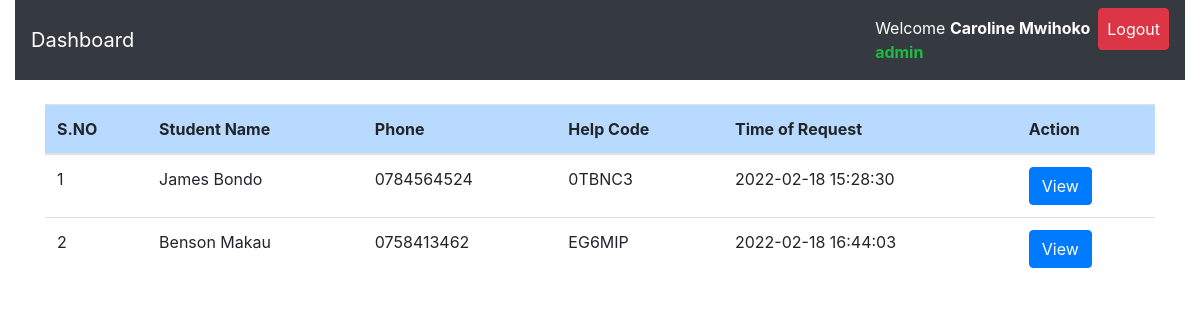
Page /admin/inqueue.php (signed in) on the committed database.
### tables this page shows
CREATE TABLE `request_status` (
  `id` int(11) NOT NULL,
  `helpID` varchar(50) NOT NULL,
  `status` varchar(50) DEFAULT 'Pending',
  `admNo` varchar(255) NOT NULL,
  `timestamp` datetime NOT NULL DEFAULT CURRENT_TIMESTAMP
);

CREATE TABLE `student_details` (
  `regNum` varchar(255) NOT NULL,
  `firstname` varchar(255) NOT NULL,
  `lastname` varchar(255) NOT NULL,
  `emailaddress` varchar(255) NOT NULL,
  `phonenumber` varchar(15) NOT NULL,
  `password` varchar(255) NOT NULL,
  `date` datetime NOT NULL DEFAULT CURRENT_TIMESTAMP
);

### admin/inqueue.php (the view, shortened to what this page needs)
<?php
include 'server.php';
?>
<!DOCTYPE html>
<html lang="en">
<?php
include 'header.php';
?>
  <body>
    <div class="container-fluid" id="mynav">
  <nav class="navbar navbar-expand-lg navbar-dark bg-dark">
  <a class="navbar-brand" href="#">Dashboard</a>
  <div class="collapse navbar-collapse" id="navbarSupportedContent">
    <ul class="navbar-nav ml-auto">
      <?php
     if($_SESSION['admin_id']){ ?>
      <li class="nav-item active">
      <a class="nav-link" href="javascript:void(0)">
      <?php echo "Welcome ". "<strong style='color:white;'>".$_SESSION['admin_firstname']." ".$_SESSION['admin_lastname']."</strong>  <br>"."<strong style='color:#21B941;'> ".$_SESSION['admin_rank']."</strong>";  ?> </a>
      </li>
      <li class="nav-item active">
        <a class="nav-link btn btn-danger" href="logout.php">Logout </a>
      </li>
         <?php
  }
 ?>
    </ul>
  </div>
</nav>
</div>
<div class="container mt-4">
<div class="table-responsive-lg">
    <table class="table">
        <thead>
            <tr >
              <th scope="col" class="table-primary">S.NO</th>
              <th scope="col" class="table-primary">Student Name</th>
              <th scope="col" class="table-primary">Phone</th>
              <th scope="col" class="table-primary">Help Code</th>
              <th scope="col" class="table-primary">Time of Request</th>
              <th scope="col" class="table-primary">Action</th>
            </tr>
          </thead>
          <tbody>
    <?php
    if($_SESSION['admin_id']){
        $data_fetch_query = "SELECT request_status.id, request_status.helpID,request_status.status,
        request_status.admNo,request_status.timestamp,student_details.regNum,student_details.regNum,
        student_details.firstname,student_details.lastname,student_details.phonenumber
        FROM request_status
        INNER JOIN student_details ON request_status.admNo = student_details.regNum  WHERE request_status.status ='Pending' order by request_status.id;";
        $data_result = mysqli_query($db, $data_fetch_query);
        if ($data_result->num_rows > 0){
            while($row = $data_result->fetch_assoc()) {
            $help_code=$row["helpID"];
        echo "<tr> <td>" . $row["id"]. "</td>";
        echo "<td>" .$row["firstname"]. " ".$row["lastname"]. "</td>";
        echo "<td>" .$row["phonenumber"]."</td>";
        echo "<td>" .$row["helpID"]."</td>";
        echo "<td>" .$row["timestamp"]."</td>";
        echo "<td>
        <form method ='POST' action=''>
        <input hidden type='text' name='help_code' value='$help_code'>
        <input type='submit' value='View' class='btn btn-primary'>
        </form>
        </td> </tr>";
        }
        }else{
        echo "<td>"."No Requests Found"."</td>";
        }
        } else{
            echo "<td>"."No Data Found"."</td>";
        }
?>
          </tbody>
    </table>
  </div>
</div>
  </body>
</html>

### admin/header.php (shortened to what this page needs)
<head>
    <link rel="stylesheet" href="https://cdnjs.cloudflare.com/ajax/libs/font-awesome/6.0.0/css/all.min.css" />
    <link rel="stylesheet" href="https://maxcdn.bootstrapcdn.com/bootstrap/4.0.0/css/bootstrap.min.css">
    <link rel="stylesheet" href="./static/css/style.css" />
  </head>

### rows in the picture
request_status: id "1", admNo.firstname "James", admNo.lastname "Bondo", admNo.phonenumber "0784564524", helpID "0TBNC3", timestamp "2022-02-18 15:28:30"
request_status: id "2", admNo.firstname "Benson", admNo.lastname "Makau", admNo.phonenumber "0758413462", helpID "EG6MIP", timestamp "2022-02-18 16:44:03"

### other values in the picture
$_SESSION['admin_firstname'] "Caroline"
$_SESSION['admin_lastname'] "Mwihoko"
$_SESSION['admin_rank'] "admin"
